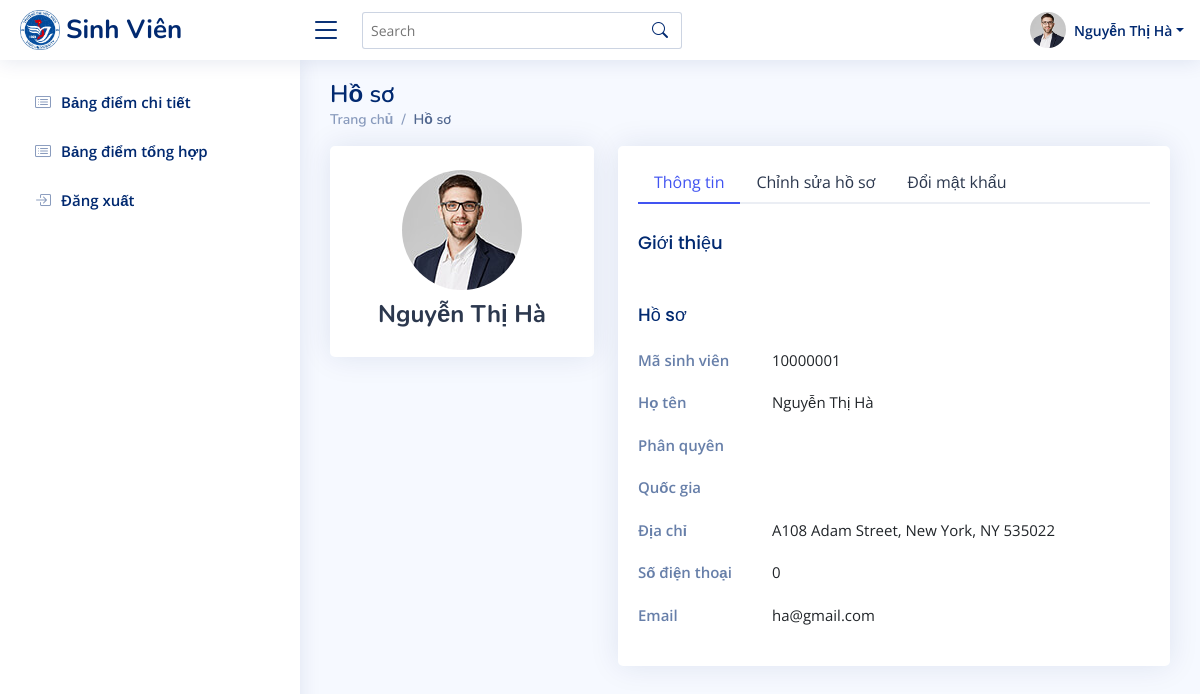
Page /thongtin/sinhvien/index.php?action=thong-tin-sinh-vien&idsv=10000001 (signed in) on the committed database.
### tables this page shows
CREATE TABLE `usersv` (
  `idsv` int(11) NOT NULL,
  `usernamesv` varchar(50) NOT NULL,
  `password` varchar(255) NOT NULL,
  `email` varchar(100) NOT NULL,
  `sdt` int(11) NOT NULL,
  `diachi` varchar(255) NOT NULL,
  `congviec` varchar(255) NOT NULL,
  `gioithieu` text NOT NULL,
  `quoctich` varchar(255) NOT NULL,
  `malhc` int(11) NOT NULL,
  `created_at` timestamp NOT NULL DEFAULT current_timestamp() ON UPDATE current_timestamp()
);

### thongtin/sinhvien/modules/trungchuyen/hoso.php (the view, shortened to what this page needs)
<?php
 $usersv = mysqli_real_escape_string($mysqli, $_SESSION['usersv']);
$sql_danhsach = "SELECT *
               FROM usersv
               WHERE idsv ='$usersv' ";
$query_danhsach = mysqli_query($mysqli,$sql_danhsach);
?>
<main id="main" class="main">
<div class="pagetitle">
  <h1>Hồ sơ</h1>
  <nav>
    <ol class="breadcrumb">
      <li class="breadcrumb-item"><a href="index.php">Trang chủ</a></li>
      <li class="breadcrumb-item active">Hồ sơ</li>
    </ol>
  </nav>
</div>
<?php $row=mysqli_fetch_array($query_danhsach);
if($row){ ?>
<section class="section profile">
  <div class="row">
    <div class="col-xl-4">
      <div class="card">
        <div class="card-body profile-card pt-4 d-flex flex-column align-items-center">
          <img src="assets/img/profile-img.jpg" alt="Profile" class="rounded-circle">
          <h2><?php echo $row['usernamesv'] ?></h2>
        </div>
      </div>
    </div>
    <div class="col-xl-8">
      <div class="card">
        <div class="card-body pt-3">
          <ul class="nav nav-tabs nav-tabs-bordered">
            <li class="nav-item">
              <button class="nav-link active" data-bs-toggle="tab" data-bs-target="#profile-overview">Thông tin</button>
            </li>
            <li class="nav-item">
              <button class="nav-link" data-bs-toggle="tab" data-bs-target="#profile-edit">Chỉnh sửa hồ sơ</button>
            </li>
            <li class="nav-item">
              <button class="nav-link" data-bs-toggle="tab" data-bs-target="#profile-change-password">Đổi mật khẩu</button>
            </li>
          </ul>
          <div class="tab-content pt-2">
            <div class="tab-pane fade show active profile-overview" id="profile-overview">
              <h5 class="card-title">Giới thiệu</h5>
              <h5 class="card-title">Hồ sơ</h5>
              <div class="row">
                <div class="col-lg-3 col-md-4 label ">Mã sinh viên</div>
                <div class="col-lg-9 col-md-8"><?php echo $row['idsv'] ?></div>
              </div>
              <div class="row">
                <div class="col-lg-3 col-md-4 label ">Họ tên</div>
                <div class="col-lg-9 col-md-8"><?php echo $row['usernamesv'] ?></div>
              </div>
              <div class="row">
                <div class="col-lg-3 col-md-4 label">Phân quyên</div>
                <div class="col-lg-9 col-md-8"><?php echo $row['congviec'] ?></div>
              </div>
              <div class="row">
                <div class="col-lg-3 col-md-4 label">Quốc gia</div>
                <div class="col-lg-9 col-md-8"><?php echo $row['quoctich'] ?></div>
              </div>
              <div class="row">
                <div class="col-lg-3 col-md-4 label">Địa chỉ</div>
                <div class="col-lg-9 col-md-8">A108 Adam Street, New York, NY 535022</div>
              </div>
              <div class="row">
                <div class="col-lg-3 col-md-4 label">Số điện thoại</div>
                <div class="col-lg-9 col-md-8"><?php echo $row['sdt'] ?></div>
              </div>
              <div class="row">
                <div class="col-lg-3 col-md-4 label">Email</div>
                <div class="col-lg-9 col-md-8"><?php echo $row['email'] ?></div>
              </div>
            </div>
          </div>
        </div>
      </div>
    </div>
  </div>
</section>
<?php } ?>
</main>

### thongtin/sinhvien/modules/header.php (shortened to what this page needs)
<?php
 $usersv = mysqli_real_escape_string($mysqli, $_SESSION['usersv']);
$sql_danhsach = "SELECT *
               FROM usersv
               WHERE idsv ='$usersv' ";
$query_danhsach = mysqli_query($mysqli,$sql_danhsach);
?>
<header id="header" class="header fixed-top d-flex align-items-center">
    <div class="d-flex align-items-center justify-content-between">
      <a href="http://localhost/cnpm/thongtin/sinhvien/" class="logo d-flex align-items-center">
        <img src="assets/img/logo.jpg" alt="">
        <span class="d-none d-lg-block">Sinh Viên</span>
      </a>
      <i class="bi bi-list toggle-sidebar-btn"></i>
    </div>
    <div class="search-bar">
      <form class="search-form d-flex align-items-center" method="POST" action="#">
        <input type="text" name="query" placeholder="Search" title="Enter search keyword">
        <button type="submit" title="Search"><i class="bi bi-search"></i></button>
      </form>
    </div>
    <nav class="header-nav ms-auto">
      <ul class="d-flex align-items-center">
     <li class="nav-item dropdown pe-3">
          <?php
          while($row = mysqli_fetch_array($query_danhsach)){
          ?>
          <a class="nav-link nav-profile d-flex align-items-center pe-0" href="#" data-bs-toggle="dropdown">
            <img src="assets/img/profile-img.jpg" alt="Profile" class="rounded-circle">
            <span class="d-none d-md-block dropdown-toggle ps-2"><?php echo $row['usernamesv'] ?></span>
          </a>
          <?php } ?>
     </li>
      </ul>
    </nav>
  </header>

### thongtin/sinhvien/assets/css/style.css (style rules this page uses)
:root { scroll-behavior: smooth; }
a { color: #4154f1; text-decoration: none; }
h1, h2, h3, h4, h5, h6 { font-family: "Nunito", sans-serif; }
#main { margin-top: 60px; padding: 20px 30px; transition: all 0.3s; }
.pagetitle { margin-bottom: 10px; }
.pagetitle h1 { font-size: 24px; margin-bottom: 0; font-weight: 600; color: #012970; }
.card { margin-bottom: 30px; border: none; border-radius: 5px; box-shadow: 0px 0 30px rgba(1, 41, 112, 0.1); }
.card-title { padding: 20px 0 15px 0; font-size: 18px; font-weight: 500; color: #012970; font-family: "Poppins", sans-serif; }
.card-body { padding: 0 20px 20px 20px; }
.breadcrumb { font-size: 14px; font-family: "Nunito", sans-serif; color: #899bbd; font-weight: 600; }
.breadcrumb a { color: #899bbd; transition: 0.3s; }
.breadcrumb .breadcrumb-item::before { color: #899bbd; }
.breadcrumb .active { color: #51678f; font-weight: 600; }
.nav-tabs-bordered { border-bottom: 2px solid #ebeef4; }
.nav-tabs-bordered .nav-link { margin-bottom: -2px; border: none; color: #2c384e; }
.nav-tabs-bordered .nav-link.active { background-color: #fff; color: #4154f1; border-bottom: 2px solid #4154f1; }
.logo { line-height: 1; }
@media (min-width: 1200px) { .logo { width: 280px; } }
.logo img { max-height: 40px; margin-right: 6px; }
.logo span { font-size: 26px; font-weight: 700; color: #012970; font-family: "Nunito", sans-serif; }
.header { transition: all 0.5s; z-index: 997; height: 60px; box-shadow: 0px 2px 20px rgba(1, 41, 112, 0.1); background-color: #fff; padding-left: 20px; }
.header .toggle-sidebar-btn { font-size: 32px; padding-left: 10px; cursor: pointer; color: #012970; }
.header .search-bar { min-width: 360px; padding: 0 20px; }
.header .search-form { width: 100%; }
.header .search-form input { border: 0; font-size: 14px; color: #012970; border: 1px solid rgba(1, 41, 112, 0.2); padding: 7px 38px 7px 8px; border-radius: 3px; transition: 0.3s; width: 100%; }
.header .search-form button { border: 0; padding: 0; margin-left: -30px; background: none; }
.header .search-form button i { color: #012970; }
.header-nav ul { list-style: none; }
.header-nav>ul { margin: 0; padding: 0; }
.header-nav .nav-profile { color: #012970; }
.header-nav .nav-profile img { max-height: 36px; }
.header-nav .nav-profile span { font-size: 14px; font-weight: 600; }
@media (min-width: 1200px) { #main, #footer { margin-left: 300px; } }
.profile .profile-card img { max-width: 120px; }
.profile .profile-card h2 { font-size: 24px; font-weight: 700; color: #2c384e; margin: 10px 0 0 0; }
.profile .profile-overview .row { margin-bottom: 20px; font-size: 15px; }
.profile .profile-overview .card-title { color: #012970; }
.profile .profile-overview .label { font-weight: 600; color: rgba(1, 41, 112, 0.6); }

### rows in the picture
usersv: usernamesv "Nguyễn Thị Hà", idsv "10000001", sdt "0", email "ha@gmail.com"
